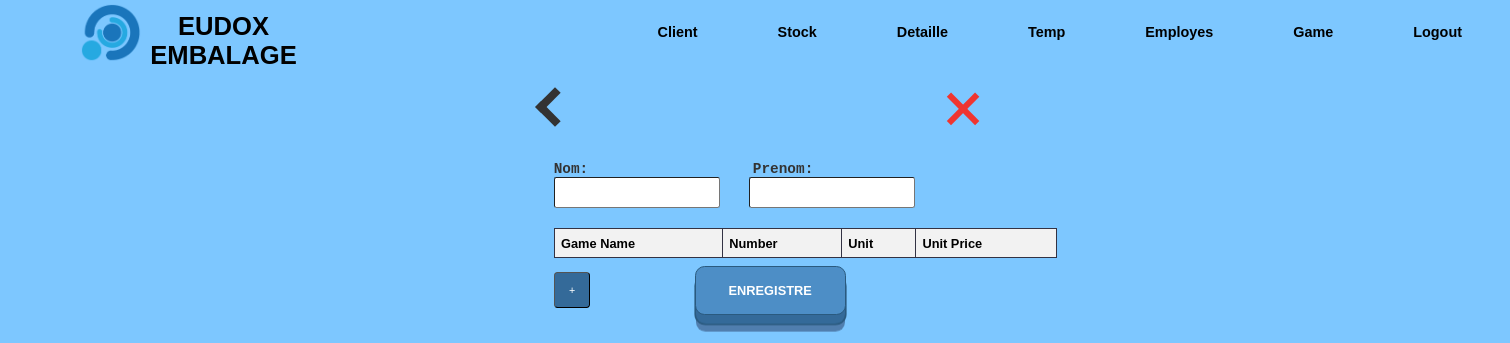
Page /client/edit/5 on the earlier database version.
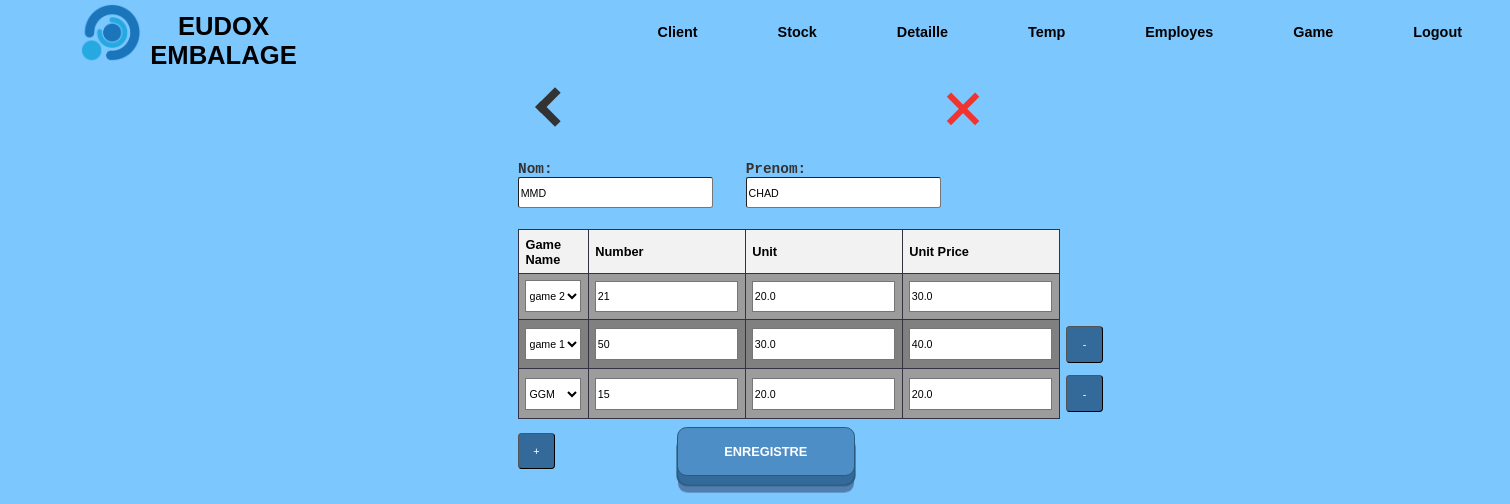
Same page on the later database version.
### tables this page shows
CREATE TABLE client (
        id INTEGER PRIMARY KEY AUTOINCREMENT,
        p_date TEXT NOT NULL,
        first_name TEXT NOT NULL,
        last_name TEXT NOT NULL
    );

CREATE TABLE client_games (
        id INTEGER PRIMARY KEY AUTOINCREMENT,
        client_id INTEGER NOT NULL,
        game_name TEXT NOT NULL,
        number INTEGER NOT NULL,
        unit REAL NOT NULL,
        unit_price REAL NOT NULL,
        FOREIGN KEY (client_id) REFERENCES client(id)
    );

CREATE TABLE game (
        id INTEGER PRIMARY KEY AUTOINCREMENT,
        name TEXT NOT NULL,
        unit REAL NOT NULL,
        unitPrice REAL NOT NULL
    );

### app.py (the view, shortened to what this page needs)
@app.route('/client/edit/<int:id>', methods=['POST', 'GET'])
def modify_client(id):
    conn = sqlite3.connect('form_data.db')
    cursor = conn.cursor()
    cursor.execute('SELECT * FROM game')
    datas = cursor.fetchall()
    games = []
    for data in datas:
        game={
            'id': data[0],
            'game': data[1],
            'unit':data[2],
            'unitp':data[3],
        }
        games.append(game)
    cursor.execute('SELECT game_name, number, unit, unit_price FROM client_games WHERE client_id = ?', (id, ))
    datas = cursor.fetchall()
    lastgames = []
    for data in datas:
        game={
            'name':data[0],
            'number':data[1],
            'unit':data[2],
            'unitp':data[3],
        }
        lastgames.append(game)
    cursor.execute('SELECT first_name, last_name FROM client WHERE id = ?', (id, ))
    fullname = cursor.fetchone()
    return render_template('c_modify.html', games=games, lastgames=enumerate(lastgames), name=fullname, id=id)

### templates/c_modify.html (shortened to what this page needs)
{% extends 'main.html' %}
{% block head %}
<link rel="stylesheet" type="text/css" href="{{ url_for('static', filename='css/form.css') }}">
{% endblock %}
{% block top %}
<a href="/client" id="back"><div class="thick-arrow-left"></div></a>
<a href="/main" id="aclose"><div class="close"></div></a>
{% endblock %}
{% block bot %}
<form id="stockForm" action="/client/edit/{{ id }}" method="post">
  <label class="l-lab" for="firstName">Nom:</label>
  <label class="l-lab" for="lastName">Prenom:</label>
  <br>
  <input id="fn" type="text" class="l-inp" name="firstName" value="{{ name[0] }}" required>
  <input id="ln" type="text" class="l-inp" name="lastName" value="{{ name[1] }}" required>
  <br><br>
  <table id="gameTable">
    <thead>
      <tr>
        <th>Game Name</th>
        <th>Number</th>
        <th>Unit</th>
        <th>Unit Price</th>
      </tr>
    </thead>
    <tbody>
      {% for index, lastG in lastgames %}
        <tr>
          <td>
            <select name="gameName[]" required>
              {% for game in games %}
              <option value="{{game.id}}" {% if lastG.name == game.game %}selected{% endif %}>{{game.game}}</option>
              {% endfor %}
            </select>
          </td>
          <td><input type="number" name="number[]" value="{{ lastG.number }}" required /></td>
          <td><input type="text" pattern="[0-9]+(\.[0-9]+)?" name="unit[]" value="{{ lastG.unit }}" required /></td>
          <td><input type="text" pattern="[0-9]+(\.[0-9]+)?" name="unitPrice[]" value="{{ lastG.unitp }}" required /></td>
          <td>
            {% if index > 0 %}
              <button class="btn" onclick="removeRow(this)">-</button>
            {% endif %}
          </td>
        </tr>
      {% endfor %}
    </tbody>
  </table>
  <button type="button" class="btn" onclick="addRow()">+</button>
  <button type="Submit" id="submitButton" class="button-19 cen">Enregistre</button>
  <br><br><br>
</form>
{% endblock %}

Differences in the rows shown:
added client: firstName "MMD", lastName "CHAD"
added client_games: game_name.name "game 2", number "21", unit "20.0", unitp "30.0"
added client_games: game_name.name "game 1", number "50", unit "30.0", unitp "40.0"
added client_games: game_name.name "GGM", number "15", unit "20.0", unitp "20.0"
